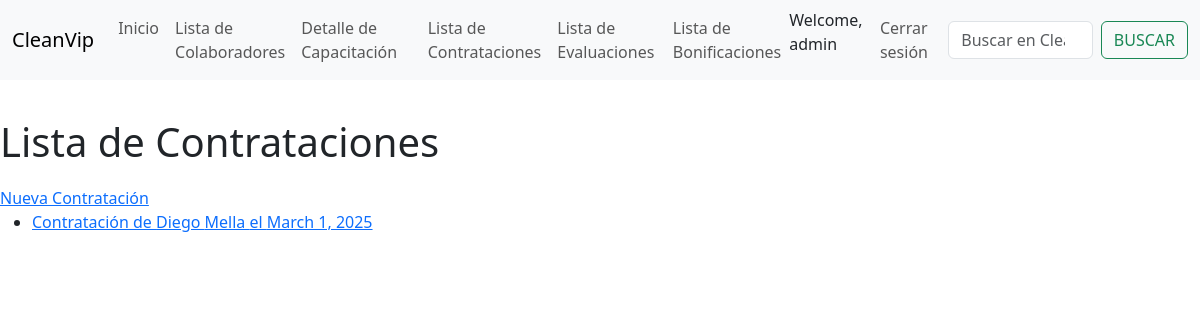
Page /cleanvip_rh/contrataciones/ (signed in) on the committed database.
### contrataciones/models.py (models this page shows, shortened)
class Contratacion(models.Model):
    colaborador = models.ForeignKey(Colaborador, on_delete=models.CASCADE, related_name='contrataciones')
    fecha_contratacion = models.DateField()
    posicion = models.CharField(max_length=255)
    salario_inicial = models.DecimalField(max_digits=10, decimal_places=2)
    duracion_contrato = models.CharField(max_length=255)  # por ejemplo, "6 meses", "1 año", etc.

### colaboradores/models.py (models this page shows, shortened)
class Colaborador(models.Model):
    rut = models.CharField(max_length=12, unique=True, primary_key=True)
    nombre = models.CharField(max_length=255)
    apellido_paterno = models.CharField(max_length=255)
    apellido_materno = models.CharField(max_length=255)
    fecha_nacimiento = models.DateField()
    id_genero = models.ForeignKey('Genero', on_delete=models.CASCADE, db_column='idGenero')
    estado_civil = models.ForeignKey(EstadoCivil, on_delete=models.CASCADE, db_column='idEstadoCivil')
    direccion = models.CharField(max_length=255)
    comuna = models.CharField(max_length=255)
    telefono = models.CharField(max_length=20)
    email = models.EmailField(max_length=255)
    cargo = models.ForeignKey(Cargo, on_delete=models.CASCADE, db_column='idCargo')
    fecha_ingreso = models.DateField()
    sueldo_base = models.DecimalField(max_digits=10, decimal_places=2)
    departamento = models.ForeignKey(Departamentos, on_delete=models.CASCADE, db_column='idDepartamento')
    capacitaciones = models.ManyToManyField(Capacitacion, related_name='colaboradores')

### contrataciones/views.py (the view)
# urls.py: path('', contratacion_list, name='contratacion_list'),
def contratacion_list(request):
    contrataciones = Contratacion.objects.all()
    return render(request, 'contrataciones/contratacion_list.html', {'contrataciones': contrataciones})

### contrataciones/templates/contrataciones/contratacion_list.html (shortened to what this page needs)
{% load static %}
<!DOCTYPE html>
<html>
<head>
    <link href="https://cdn.jsdelivr.net/npm/bootstrap@5.3.3/dist/css/bootstrap.min.css" rel="stylesheet">
</head>
<body>
<div class="container">
    <nav class="navbar navbar-expand-lg navbar-light bg-light fixed-top">
      <div class="container-fluid">
        <a class="navbar-brand" href="#">CleanVip</a>
        <div class="collapse navbar-collapse" id="navbarSupportedContent">
          <ul class="navbar-nav me-auto mb-2 mb-lg-0">
            <li class="nav-item">
              <a class="nav-link" aria-current="page" href="{% url 'home' %}">Inicio</a>
            </li>
            <li class="nav-item">
              <a class="nav-link" href="{% url 'colaboradores_list' %}">Lista de Colaboradores</a>
            </li>
            <li class="nav-item">
              <a class="nav-link" href="{% url 'capacitaciones_list' %}">Detalle de Capacitación</a>
            </li>
            <li class="nav-item">
              <a class="nav-link" href="{% url 'contratacion_list' %}">Lista de Contrataciones</a>
            </li>
            <li class="nav-item">
              <a class="nav-link" href="{% url 'evaluacion_list' %}">Lista de Evaluaciones</a>
            </li>
            <li class="nav-item">
              <a class="nav-link" href="{% url 'bonificacion_list' %}">Lista de Bonificaciones</a>
            </li>
            {% if user.is_authenticated %}
            <p>Welcome, {{ user.username }}</p>
            <li class="nav-item">
              <a class="nav-link" href="{% url 'logout' %}">Cerrar sesión</a>
            </li>
        {% endif %}
          </ul>
          <form class="d-flex my-2 my-lg-0" role="search">
            <input class="form-control me-2" type="search" placeholder="Buscar en CleanVip..." aria-label="Search">
            <button class="btn btn-outline-success" type="submit">BUSCAR</button>
          </form>
        </div>
      </div>
    </nav>
  </div>
      <br><br>
    <h1>Lista de Contrataciones</h1>
    <a href="{% url 'contratacion_create' %}">Nueva Contratación</a>
    <ul>
        {% for contratacion in contrataciones %}
            <li>
                <a href="{% url 'contratacion_detail' contratacion.pk %}">
                    Contratación de {{ contratacion.colaborador.nombre }} {{ contratacion.colaborador.apellido_paterno }} el {{ contratacion.fecha_contratacion }}
                </a>
            </li>
        {% endfor %}
    </ul>
</body>
</html>

### static/style.css (style rules this page uses)
body { padding-top: 70px; padding-bottom: 20px; }
h1 { margin-bottom: 20px; }

### rows in the picture
Contratacion: colaborador.nombre "Diego", colaborador.apellido_paterno "Mella", fecha_contratacion "March 1, 2025"

### other values in the picture
{{ user.username }} "admin"
